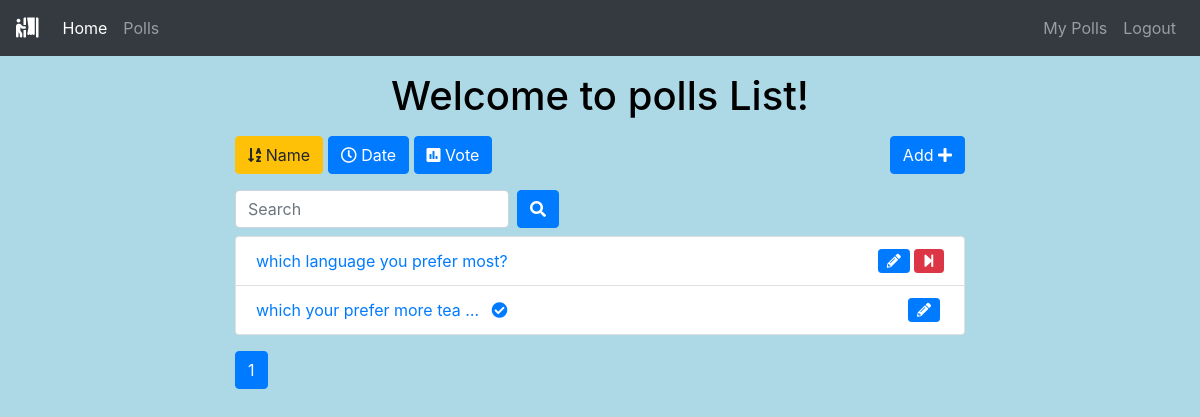
Page /polls/list/?name=True (signed in) on the committed database.
### polls/models.py (models this page shows, shortened)
class Poll(models.Model):
    owner = models.ForeignKey(User, on_delete=models.CASCADE)
    text = models.TextField()
    pub_date = models.DateTimeField(default=timezone.now)
    active = models.BooleanField(default=True)

### polls/views.py (the view)
# urls.py: path('list/', views.polls_list, name='list'),
@login_required()
def polls_list(request):
    all_polls = Poll.objects.all()
    search_term = ''
    if 'name' in request.GET:
        all_polls = all_polls.order_by('text')
    if 'date' in request.GET:
        all_polls = all_polls.order_by('pub_date')
    if 'vote' in request.GET:
        all_polls = all_polls.annotate(Count('vote')).order_by('vote__count')
    if 'search' in request.GET:
        search_term = request.GET['search']
        all_polls = all_polls.filter(text__icontains=search_term)
    paginator = Paginator(all_polls, 6)  # Show 6 contacts per page
    page = request.GET.get('page')
    polls = paginator.get_page(page)
    get_dict_copy = request.GET.copy()
    params = get_dict_copy.pop('page', True) and get_dict_copy.urlencode()
    print(params)
    context = {
        'polls': polls,
        'params': params,
        'search_term': search_term,
    }
    return render(request, 'polls/polls_list.html', context)

### polls/templates/polls/polls_list.html (shortened to what this page needs)
{% extends 'base.html' %}
{% block content %}
<div class="container">
    <div class="row">
        <div class="col-md-8 offset-sm-2">
            <h1 id="welcome"class="text-center mt-3 mb-3">Welcome to polls List!</h1>
            <a class="btn btn-{% if 'name' in request.GET %}warning{% else %}primary{% endif %} mb-3" href="?name=True"
                role="button"><i class="fas fa-sort-alpha-down"></i>
                Name</a>
            <a class="btn btn-{% if 'date' in request.GET %}warning{% else %}primary{% endif %} mb-3" href="?date=True"
                role="button"><i class="far fa-clock"></i> Date</a>
            <a class="btn btn-{% if 'vote' in request.GET %}warning{% else %}primary{% endif %} mb-3" href="?vote=True"
                role="button"><i class="fas fa-poll"></i> Vote</a>
            <a class="btn btn-primary mb-3 float-right" href="{% url 'polls:add_poll' %}" role="button">Add <i class="fas fa-plus"></i></a>
            <form class="form-inline">
                <div class="form-group mr-sm-2 mb-2">
                    <input type="search" class="form-control" name="search" placeholder="Search" value={{ search_term }}>
                </div>
                <button type="submit" class="btn btn-primary mb-2"><i class="fas fa-search"></i></button>
            </form>
            <ul class="list-group">
                {% for poll in polls %}
                <li class="list-group-item"><a href="{% url 'polls:detail' poll.id %}">{{ poll.text|truncatewords:5 }}
                        {% if not poll.active%}
                        <i class="fas fa-check-circle ml-2"></i>
                        {% endif %}
                    </a>
                    {% if request.user == poll.owner %}
                    {% if poll.active %}
                    <a href="{% url 'polls:end_poll' poll.id %}" data-toggle="tooltip" data-placement="top" title="End Poll"
                        onclick="return confirm('Are you sure ?')"><i class="fas fa-step-forward float-right btn btn-danger btn-sm"></i></a>
                    {% endif %}
                    <a href="{% url 'polls:edit' poll.id %}" class="mr-3" data-toggle="tooltip" data-placement="top"
                        title="Edit Poll"><i class="fas fa-pencil-alt float-right btn btn-primary btn-sm mr-1"></i></a>
                    {% endif %}
                </li>
                {% endfor %}
            </ul>
            <nav class="mt-3">
                <ul class="pagination">
                    <li class="page-item active"><a class="page-link" href="">{{ polls.number }}</a></li>
                </ul>
            </nav>
        </div>
    </div>
</div>
{% endblock content %}

### templates/base.html (style rules this page uses)
body { background-color: lightblue; }
#welcome { color:Black; }

### rows in the picture
Poll: text "which language you prefer most?", active True (drawn)
Poll: text "which your prefer more tea …", active False (drawn)

### other values in the picture
{{ polls.number }} "1"
